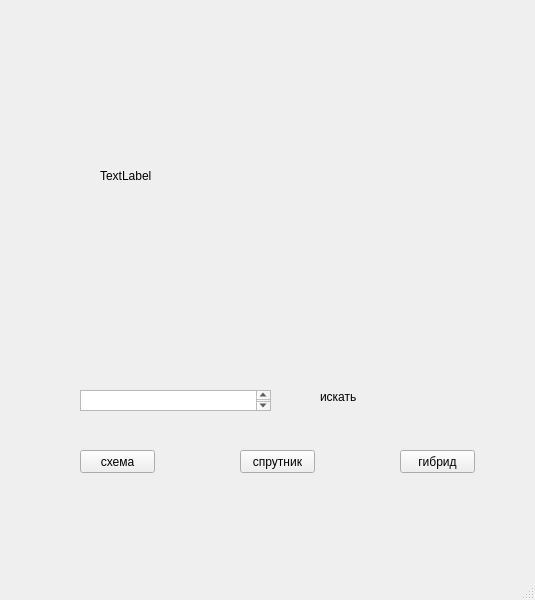
<?xml version="1.0" encoding="UTF-8"?>
<ui version="4.0">
 <class>MainWindow</class>
 <widget class="QMainWindow" name="MainWindow">
  <property name="geometry">
   <rect>
    <x>0</x>
    <y>0</y>
    <width>535</width>
    <height>600</height>
   </rect>
  </property>
  <property name="windowTitle">
   <string>MainWindow</string>
  </property>
  <widget class="QWidget" name="centralwidget">
   <widget class="QLabel" name="label">
    <property name="geometry">
     <rect>
      <x>100</x>
      <y>20</y>
      <width>311</width>
      <height>311</height>
     </rect>
    </property>
    <property name="text">
     <string>TextLabel</string>
    </property>
   </widget>
   <widget class="QPushButton" name="pushButton">
    <property name="geometry">
     <rect>
      <x>80</x>
      <y>450</y>
      <width>75</width>
      <height>23</height>
     </rect>
    </property>
    <property name="text">
     <string>схема</string>
    </property>
   </widget>
   <widget class="QPushButton" name="pushButton_2">
    <property name="geometry">
     <rect>
      <x>240</x>
      <y>450</y>
      <width>75</width>
      <height>23</height>
     </rect>
    </property>
    <property name="text">
     <string>спрутник</string>
    </property>
   </widget>
   <widget class="QPushButton" name="pushButton_3">
    <property name="geometry">
     <rect>
      <x>400</x>
      <y>450</y>
      <width>75</width>
      <height>23</height>
     </rect>
    </property>
    <property name="text">
     <string>гибрид</string>
    </property>
   </widget>
   <widget class="QTextEdit" name="textEdit">
    <property name="geometry">
     <rect>
      <x>80</x>
      <y>390</y>
      <width>191</width>
      <height>21</height>
     </rect>
    </property>
   </widget>
   <widget class="QLabel" name="label_2">
    <property name="geometry">
     <rect>
      <x>320</x>
      <y>390</y>
      <width>47</width>
      <height>13</height>
     </rect>
    </property>
    <property name="text">
     <string>искать</string>
    </property>
   </widget>
  </widget>
  <widget class="QMenuBar" name="menubar">
   <property name="geometry">
    <rect>
     <x>0</x>
     <y>0</y>
     <width>535</width>
     <height>21</height>
    </rect>
   </property>
  </widget>
  <widget class="QStatusBar" name="statusbar"/>
 </widget>
 <resources/>
 <connections/>
</ui>
